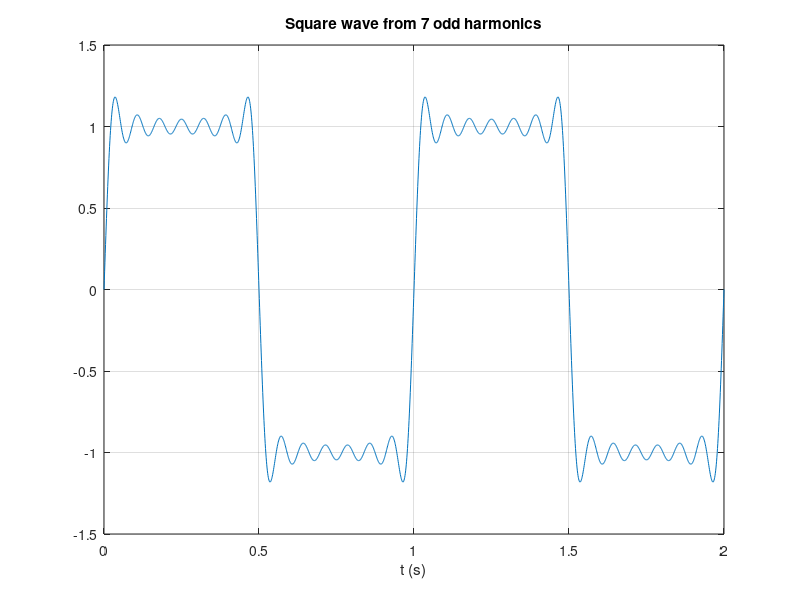

MATLAB code for this plot:
t = 0:0.001:2;   % fine step: the highest harmonic is 13 Hz
x = zeros(1,length(t));
for k = 1:2:13
    x = x + (4*sin(2*pi*k*t))/(k*pi);
end
plot(t, x); grid on;
title('Square wave from 7 odd harmonics'); xlabel('t (s)');
